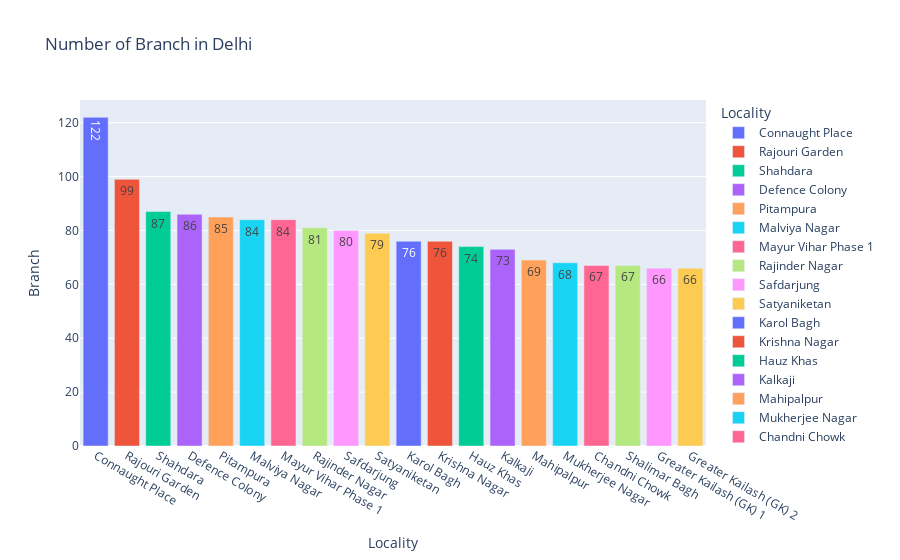

Notebook code cell kept with this figure:
### Code cell
px.bar(loc[0:20],x='Locality',y="Branch",text='Branch',title='Number of Branch in Delhi',color="Locality")

### Figure 1 — Plotly figure (JSON) as saved in the notebook; plotly's stock layout.template omitted (floating-point values rounded to 4 significant figures)
{"data": [{"alignmentgroup": "True", "hovertemplate": "Locality=%{x}<br>Branch=%{text}<extra></extra>", "legendgroup": "Connaught Place", "marker": {"color": "#636efa", "pattern": {"shape": ""}}, "name": "Connaught Place", "offsetgroup": "Connaught Place", "orientation": "v", "showlegend": true, "text": [122], "textposition": "auto", "type": "bar", "x": ["Connaught Place"], "xaxis": "x", "y": [122], "yaxis": "y"}, {"alignmentgroup": "True", "hovertemplate": "Locality=%{x}<br>Branch=%{text}<extra></extra>", "legendgroup": "Rajouri Garden", "marker": {"color": "#EF553B", "pattern": {"shape": ""}}, "name": "Rajouri Garden", "offsetgroup": "Rajouri Garden", "orientation": "v", "showlegend": true, "text": [99], "textposition": "auto", "type": "bar", "x": ["Rajouri Garden"], "xaxis": "x", "y": [99], "yaxis": "y"}, {"alignmentgroup": "True", "hovertemplate": "Locality=%{x}<br>Branch=%{text}<extra></extra>", "legendgroup": "Shahdara", "marker": {"color": "#00cc96", "pattern": {"shape": ""}}, "name": "Shahdara", "offsetgroup": "Shahdara", "orientation": "v", "showlegend": true, "text": [87], "textposition": "auto", "type": "bar", "x": ["Shahdara"], "xaxis": "x", "y": [87], "yaxis": "y"}, {"alignmentgroup": "True", "hovertemplate": "Locality=%{x}<br>Branch=%{text}<extra></extra>", "legendgroup": "Defence Colony", "marker": {"color": "#ab63fa", "pattern": {"shape": ""}}, "name": "Defence Colony", "offsetgroup": "Defence Colony", "orientation": "v", "showlegend": true, "text": [86], "textposition": "auto", "type": "bar", "x": ["Defence Colony"], "xaxis": "x", "y": [86], "yaxis": "y"}, {"alignmentgroup": "True", "hovertemplate": "Locality=%{x}<br>Branch=%{text}<extra></extra>", "legendgroup": "Pitampura", "marker": {"color": "#FFA15A", "pattern": {"shape": ""}}, "name": "Pitampura", "offsetgroup": "Pitampura", "orientation": "v", "showlegend": true, "text": [85], "textposition": "auto", "type": "bar", "x": ["Pitampura"], "xaxis": "x", "y": [85], "yaxis": "y"}, {"alignmentgroup": "True", "hovertemplate": "Locality=%{x}<br>Branch=%{text}<extra></extra>", "legendgroup": "Malviya Nagar", "marker": {"color": "#19d3f3", "pattern": {"shape": ""}}, "name": "Malviya Nagar", "offsetgroup": "Malviya Nagar", "orientation": "v", "showlegend": true, "text": [84], "textposition": "auto", "type": "bar", "x": ["Malviya Nagar"], "xaxis": "x", "y": [84], "yaxis": "y"}, {"alignmentgroup": "True", "hovertemplate": "Locality=%{x}<br>Branch=%{text}<extra></extra>", "legendgroup": "Mayur Vihar Phase 1", "marker": {"color": "#FF6692", "pattern": {"shape": ""}}, "name": "Mayur Vihar Phase 1", "offsetgroup": "Mayur Vihar Phase 1", "orientation": "v", "showlegend": true, "text": [84], "textposition": "auto", "type": "bar", "x": ["Mayur Vihar Phase 1"], "xaxis": "x", "y": [84], "yaxis": "y"}, {"alignmentgroup": "True", "hovertemplate": "Locality=%{x}<br>Branch=%{text}<extra></extra>", "legendgroup": "Rajinder Nagar", "marker": {"color": "#B6E880", "pattern": {"shape": ""}}, "name": "Rajinder Nagar", "offsetgroup": "Rajinder Nagar", "orientation": "v", "showlegend": true, "text": [81], "textposition": "auto", "type": "bar", "x": ["Rajinder Nagar"], "xaxis": "x", "y": [81], "yaxis": "y"}, {"alignmentgroup": "True", "hovertemplate": "Locality=%{x}<br>Branch=%{text}<extra></extra>", "legendgroup": "Safdarjung", "marker": {"color": "#FF97FF", "pattern": {"shape": ""}}, "name": "Safdarjung", "offsetgroup": "Safdarjung", "orientation": "v", "showlegend": true, "text": [80], "textposition": "auto", "type": "bar", "x": ["Safdarjung"], "xaxis": "x", "y": [80], "yaxis": "y"}, {"alignmentgroup": "True", "hovertemplate": "Locality=%{x}<br>Branch=%{text}<extra></extra>", "legendgroup": "Satyaniketan", "marker": {"color": "#FECB52", "pattern": {"shape": ""}}, "name": "Satyaniketan", "offsetgroup": "Satyaniketan", "orientation": "v", "showlegend": true, "text": [79], "textposition": "auto", "type": "bar", "x": ["Satyaniketan"], "xaxis": "x", "y": [79], "yaxis": "y"}, {"alignmentgroup": "True", "hovertemplate": "Locality=%{x}<br>Branch=%{text}<extra></extra>", "legendgroup": "Karol Bagh", "marker": {"color": "#636efa", "pattern": {"shape": ""}}, "name": "Karol Bagh", "offsetgroup": "Karol Bagh", "orientation": "v", "showlegend": true, "text": [76], "textposition": "auto", "type": "bar", "x": ["Karol Bagh"], "xaxis": "x", "y": [76], "yaxis": "y"}, {"alignmentgroup": "True", "hovertemplate": "Locality=%{x}<br>Branch=%{text}<extra></extra>", "legendgroup": "Krishna Nagar", "marker": {"color": "#EF553B", "pattern": {"shape": ""}}, "name": "Krishna Nagar", "offsetgroup": "Krishna Nagar", "orientation": "v", "showlegend": true, "text": [76], "textposition": "auto", "type": "bar", "x": ["Krishna Nagar"], "xaxis": "x", "y": [76], "yaxis": "y"}, {"alignmentgroup": "True", "hovertemplate": "Locality=%{x}<br>Branch=%{text}<extra></extra>", "legendgroup": "Hauz Khas", "marker": {"color": "#00cc96", "pattern": {"shape": ""}}, "name": "Hauz Khas", "offsetgroup": "Hauz Khas", "orientation": "v", "showlegend": true, "text": [74], "textposition": "auto", "type": "bar", "x": ["Hauz Khas"], "xaxis": "x", "y": [74], "yaxis": "y"}, {"alignmentgroup": "True", "hovertemplate": "Locality=%{x}<br>Branch=%{text}<extra></extra>", "legendgroup": "Kalkaji", "marker": {"color": "#ab63fa", "pattern": {"shape": ""}}, "name": "Kalkaji", "offsetgroup": "Kalkaji", "orientation": "v", "showlegend": true, "text": [73], "textposition": "auto", "type": "bar", "x": ["Kalkaji"], "xaxis": "x", "y": [73], "yaxis": "y"}, {"alignmentgroup": "True", "hovertemplate": "Locality=%{x}<br>Branch=%{text}<extra></extra>", "legendgroup": "Mahipalpur", "marker": {"color": "#FFA15A", "pattern": {"shape": ""}}, "name": "Mahipalpur", "offsetgroup": "Mahipalpur", "orientation": "v", "showlegend": true, "text": [69], "textposition": "auto", "type": "bar", "x": ["Mahipalpur"], "xaxis": "x", "y": [69], "yaxis": "y"}, {"alignmentgroup": "True", "hovertemplate": "Locality=%{x}<br>Branch=%{text}<extra></extra>", "legendgroup": "Mukherjee Nagar", "marker": {"color": "#19d3f3", "pattern": {"shape": ""}}, "name": "Mukherjee Nagar", "offsetgroup": "Mukherjee Nagar", "orientation": "v", "showlegend": true, "text": [68], "textposition": "auto", "type": "bar", "x": ["Mukherjee Nagar"], "xaxis": "x", "y": [68], "yaxis": "y"}, {"alignmentgroup": "True", "hovertemplate": "Locality=%{x}<br>Branch=%{text}<extra></extra>", "legendgroup": "Chandni Chowk", "marker": {"color": "#FF6692", "pattern": {"shape": ""}}, "name": "Chandni Chowk", "offsetgroup": "Chandni Chowk", "orientation": "v", "showlegend": true, "text": [67], "textposition": "auto", "type": "bar", "x": ["Chandni Chowk"], "xaxis": "x", "y": [67], "yaxis": "y"}, {"alignmentgroup": "True", "hovertemplate": "Locality=%{x}<br>Branch=%{text}<extra></extra>", "legendgroup": "Shalimar Bagh", "marker": {"color": "#B6E880", "pattern": {"shape": ""}}, "name": "Shalimar Bagh", "offsetgroup": "Shalimar Bagh", "orientation": "v", "showlegend": true, "text": [67], "textposition": "auto", "type": "bar", "x": ["Shalimar Bagh"], "xaxis": "x", "y": [67], "yaxis": "y"}, {"alignmentgroup": "True", "hovertemplate": "Locality=%{x}<br>Branch=%{text}<extra></extra>", "legendgroup": "Greater Kailash (GK) 1", "marker": {"color": "#FF97FF", "pattern": {"shape": ""}}, "name": "Greater Kailash (GK) 1", "offsetgroup": "Greater Kailash (GK) 1", "orientation": "v", "showlegend": true, "text": [66], "textposition": "auto", "type": "bar", "x": ["Greater Kailash (GK) 1"], "xaxis": "x", "y": [66], "yaxis": "y"}, {"alignmentgroup": "True", "hovertemplate": "Locality=%{x}<br>Branch=%{text}<extra></extra>", "legendgroup": "Greater Kailash (GK) 2", "marker": {"color": "#FECB52", "pattern": {"shape": ""}}, "name": "Greater Kailash (GK) 2", "offsetgroup": "Greater Kailash (GK) 2", "orientation": "v", "showlegend": true, "text": [66], "textposition": "auto", "type": "bar", "x": ["Greater Kailash (GK) 2"], "xaxis": "x", "y": [66], "yaxis": "y"}], "layout": {"barmode": "relative", "legend": {"title": {"text": "Locality"}, "tracegroupgap": 0}, "title": {"text": "Number of Branch in Delhi"}, "xaxis": {"anchor": "y", "categoryarray": ["Connaught Place", "Rajouri Garden", "Shahdara", "Defence Colony", "Pitampura", "Malviya Nagar", "Mayur Vihar Phase 1", "Rajinder Nagar", "Safdarjung", "Satyaniketan", "Karol Bagh", "Krishna Nagar", "Hauz Khas", "Kalkaji", "Mahipalpur", "Mukherjee Nagar", "Chandni Chowk", "Shalimar Bagh", "Greater Kailash (GK) 1", "Greater Kailash (GK) 2"], "categoryorder": "array", "domain": [0, 1], "title": {"text": "Locality"}}, "yaxis": {"anchor": "x", "domain": [0, 1], "title": {"text": "Branch"}}}}
